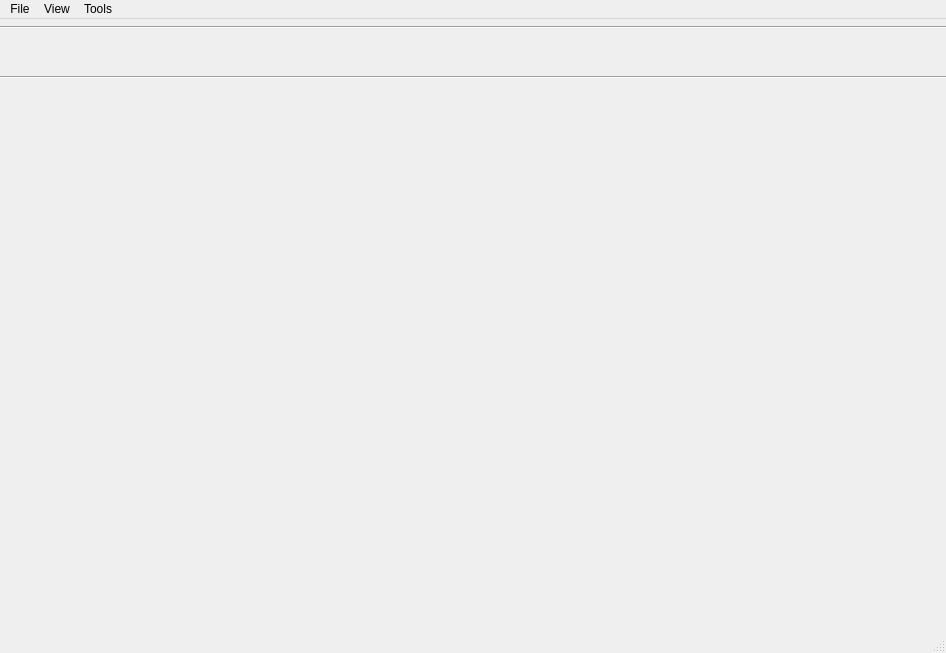
<?xml version="1.0" encoding="UTF-8"?>
<ui version="4.0">
 <class>MainWindow</class>
 <widget class="QMainWindow" name="MainWindow">
  <property name="geometry">
   <rect>
    <x>0</x>
    <y>0</y>
    <width>946</width>
    <height>653</height>
   </rect>
  </property>
  <property name="windowTitle">
   <string>MainWindow</string>
  </property>
  <widget class="QWidget" name="centralwidget">
   <widget class="QWidget" name="widget" native="true">
    <property name="geometry">
     <rect>
      <x>0</x>
      <y>10</y>
      <width>951</width>
      <height>41</height>
     </rect>
    </property>
   </widget>
   <widget class="Line" name="line">
    <property name="geometry">
     <rect>
      <x>0</x>
      <y>0</y>
      <width>961</width>
      <height>16</height>
     </rect>
    </property>
    <property name="font">
     <font>
      <pointsize>16</pointsize>
     </font>
    </property>
    <property name="orientation">
     <enum>Qt::Horizontal</enum>
    </property>
   </widget>
   <widget class="Line" name="line_2">
    <property name="geometry">
     <rect>
      <x>0</x>
      <y>50</y>
      <width>961</width>
      <height>16</height>
     </rect>
    </property>
    <property name="orientation">
     <enum>Qt::Horizontal</enum>
    </property>
   </widget>
  </widget>
  <widget class="QMenuBar" name="menubar">
   <property name="geometry">
    <rect>
     <x>0</x>
     <y>0</y>
     <width>946</width>
     <height>22</height>
    </rect>
   </property>
   <widget class="QMenu" name="menuFile">
    <property name="title">
     <string>File</string>
    </property>
    <addaction name="actionOpen"/>
    <addaction name="actionSave"/>
    <addaction name="actionSave_Image"/>
   </widget>
   <widget class="QMenu" name="menuView">
    <property name="title">
     <string>View</string>
    </property>
    <addaction name="actionZoom_In"/>
    <addaction name="actionZoom_Out"/>
    <addaction name="actionReset_Zoom"/>
   </widget>
   <widget class="QMenu" name="menuTools">
    <property name="title">
     <string>Tools</string>
    </property>
    <addaction name="actionShortest_Path"/>
    <addaction name="actionBottleneck"/>
   </widget>
   <addaction name="menuFile"/>
   <addaction name="menuView"/>
   <addaction name="menuTools"/>
  </widget>
  <widget class="QStatusBar" name="statusbar"/>
  <action name="actionOpen">
   <property name="text">
    <string>Open</string>
   </property>
  </action>
  <action name="actionSave">
   <property name="text">
    <string>Save</string>
   </property>
  </action>
  <action name="actionSave_Image">
   <property name="text">
    <string>Save Image</string>
   </property>
  </action>
  <action name="actionZoom_In">
   <property name="text">
    <string>Zoom In</string>
   </property>
  </action>
  <action name="actionZoom_Out">
   <property name="text">
    <string>Zoom Out</string>
   </property>
  </action>
  <action name="actionReset_Zoom">
   <property name="text">
    <string>Reset Zoom</string>
   </property>
  </action>
  <action name="actionShortest_Path">
   <property name="text">
    <string>Shortest Path</string>
   </property>
  </action>
  <action name="actionBottleneck">
   <property name="text">
    <string>Bottleneck</string>
   </property>
  </action>
 </widget>
 <resources/>
 <connections/>
</ui>
